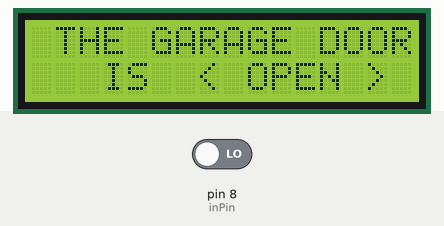
Recording of a sketch running on a simulated Arduino Nano, built with avr-gcc and run on an emulated ATmega328P. Parts: 16×2 character LCD. The inputs (shaded band) are chosen by the test bench; at power-on: pin 8 (inPin) LOW.

Above: at 1.2 s.
1.3 s: pin 8 (inPin) driven HIGH
At 2.1 s:
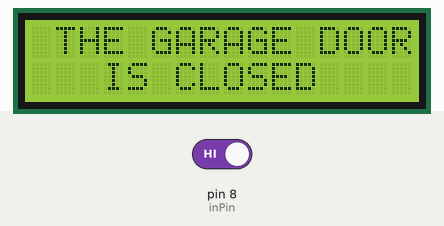
2.8 s: pin 8 (inPin) driven LOW
At 3.4 s:
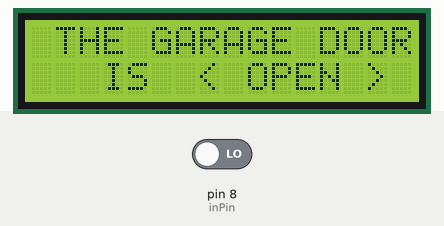
Timing chart, 0 to 5.8 s (numbered marks = the images above; inputs shaded):
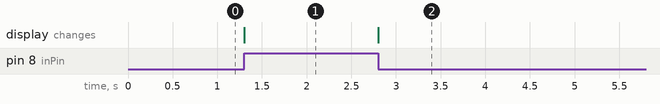

The sketch:

lcd01a.ino
```cpp
/*
  The circuit:
 * LCD RS pin 4 to Nano pin 12
 * LCD E pin 6 to Nano pin 10
 * LCD D4 pin 11 to Nano pin 5
 * LCD D5 pin 12 to Nano pin 4
 * LCD D6 pin 13 to Nano pin 3
 * LCD D7 pin 14 to Nano pin 2
 * LCD R/W pin 5 to ground
 * LCD VSS pin 1 to ground
 * LCD LEDK pin 16 to ground
 * LCD VCC pin 2 to +5V
 * 10K potentiometers:
 * ends to +5V and ground
 * wiper to LCD VO pin 3 contrast
 * wiper to LCD LEDA pin 15 brightness
 * Relay:
 * +5V (NC) or GND (NO) to Nano pin 8
 */

#include <LiquidCrystal.h>

// initialize the library with the numbers of the interface pins
LiquidCrystal lcd(12, 10, 5, 4, 3, 2);

int inPin = 8;   // input connected to digital pin 8
int val = 0;     // variable to store the read value

void setup() {
  pinMode(inPin, INPUT);
  // set up the LCD's number of columns and rows:
  lcd.begin(16, 2);
  // Print a message to the LCD.
  lcd.print(" THE GARAGE DOOR");
}

void loop() {
  lcd.setCursor(2, 1);
  val = digitalRead(inPin);   // read the input pin
  if (val < 1)
  {
    lcd.print(" IS  < OPEN > ");
  }
  else
  {
    lcd.print(" IS CLOSED    ");
  }
}
```

Measured:
- after the input at 1.3 s, the display: changes at once (image 1)
- after the input at 2.8 s, the display: changes at once (image 2)
